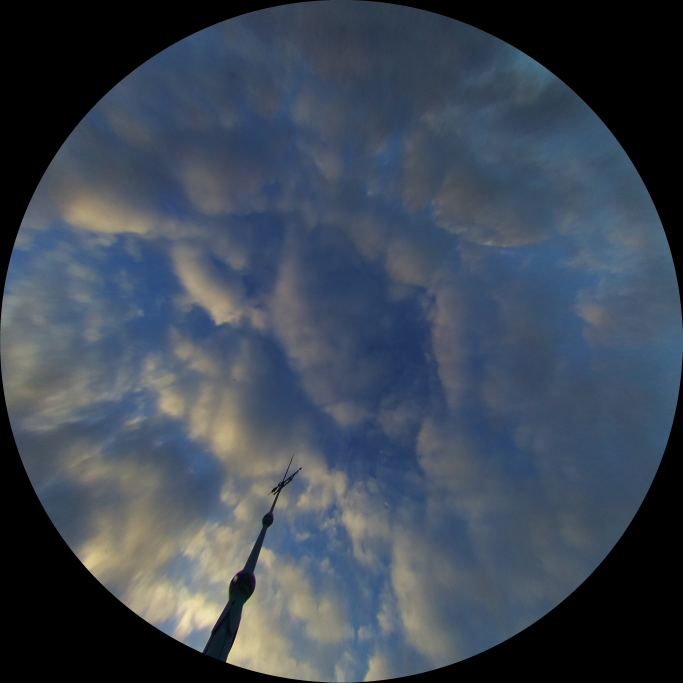
#> input picture 4_sky.jpg, 2048 x 2048 px (shown at 1/3 size)
$ python circle2.py
#> lines starting #> are read from the running program, lines starting #| are printed output that depends on the picture
import numpy as np
import cv2

#height, width = 4056, 4056
#img = np.zeros((height, width, 3), np.uint8)
#img[:, :] = [255, 255, 255]


hoehe = 2500
pixelwidth= 0.00268308 * hoehe
imagewidth: 5.49495 * hoehe


numberpixel1km = 1000/pixelwidth


image = cv2.imread('4_sky.jpg')
#> image is the input picture: shape (2048, 2048, 3); mean B, G, R 85.4, 72.1, 62
# Pixel position to draw at
row, col = 1024, 1024

cv2.circle(image, (col, row), 0, (0,0,0), 13)
cv2.circle(image,(col, row), 150, (0,0,0), 2)
cv2.circle(image,(col, row), 300, (0,0,0), 2)
cv2.circle(image,(col, row), 450, (0,0,0), 2)
cv2.circle(image,(col, row), 600, (0,0,0), 2)
cv2.circle(image,(col, row), 750, (0,0,0), 2)
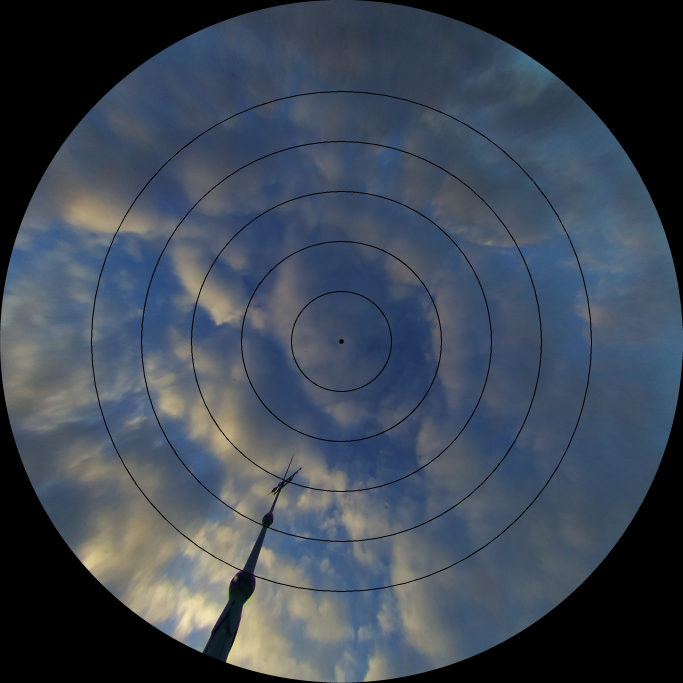
#> image: shape (2048, 2048, 3) (shown at 1/3 size); mean B, G, R 84.3, 71.2, 61.2
cv2.circle(image,(col, row), 900, (0,0,0), 2)

#kreuz
cv2.line(image,(0,1024),(2048,1024),(0,0,0),3)
cv2.line(image,(1024,0),(1024,2048),(0,0,0),3)
#diagonale
cv2.line(image,(0,2048),(2048,0),(0,0,0),3)
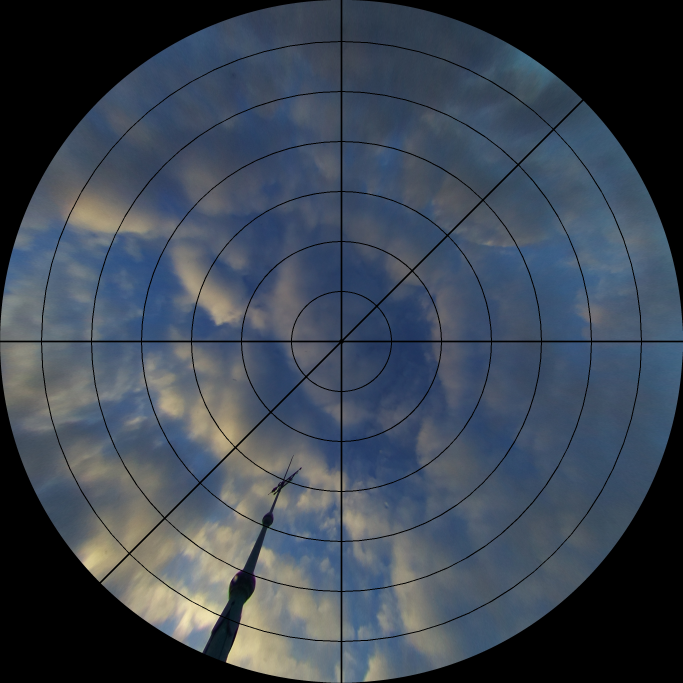
#> image: shape (2048, 2048, 3) (shown at 1/3 size); mean B, G, R 83.1, 70.2, 60.3
cv2.line(image,(0,0),(2048,2048),(0,0,0),3)

#text
font = cv2.FONT_HERSHEY_SIMPLEX
cv2.putText(image,'140 deg',(50,100), font, 3,( 255,255,255),2)
#cv2.putText(image,'Pixel width:',(1950,75), font, 2.5,( 255,255,255),2)
#cv2.putText(image,'0.00268308 * H',(2000,100), font, 2.5,( 255,255,255),2)
cv2.putText(image,'0',(990,1024), font, 1.5,( 0,0,0),2)
cv2.putText(image,'0,4*H',(950,868), font, 1.5,( 0,0,0),2)
cv2.putText(image,'0,8*H',(950,720), font, 1.5,( 0,0,0),2)
cv2.putText(image,'1,2*H',(950,570), font, 1.5,( 0,0,0),2)
cv2.putText(image,'1,6*H',(950,420), font, 1.5,( 0,0,0),2)
cv2.putText(image,'2,0*H',(950,270), font, 1.5,( 0,0,0),2)
cv2.putText(image,'2,4*H',(950,123), font, 1.5,( 0,0,0),2)

cv2.putText(image,'NORD 0',(880,50), font, 1.5,( 0,0,0),2)
cv2.putText(image,'WEST 270',(10,1015), font, 1.5,( 0,0,0),2)
cv2.putText(image,'EAST 90',(1850,1015), font, 1.5,( 0,0,0),2)
cv2.putText(image,'SOUTH 180',(850,2010), font, 1.5,( 0,0,0),2)

cv2.imwrite("4_sky_rot.jpg", image)

$ run again, with 2_sky.jpg copied over 4_sky.jpg
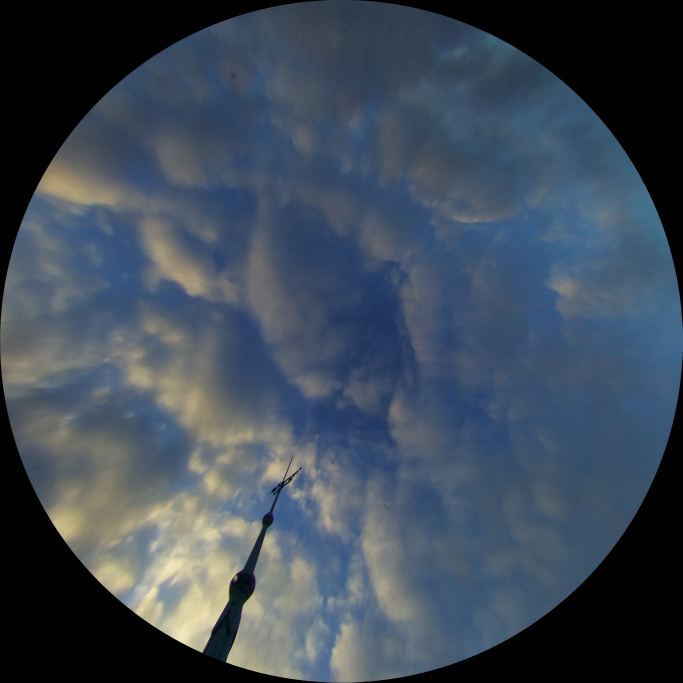
#> input picture 2_sky.jpg, 2048 x 2048 px (shown at 1/3 size)
#> image is the input picture: shape (2048, 2048, 3); mean B, G, R 88.5, 74.7, 62.8
#> `cv2.circle(image,(col, row), 750, (0,0,0), 2)`:
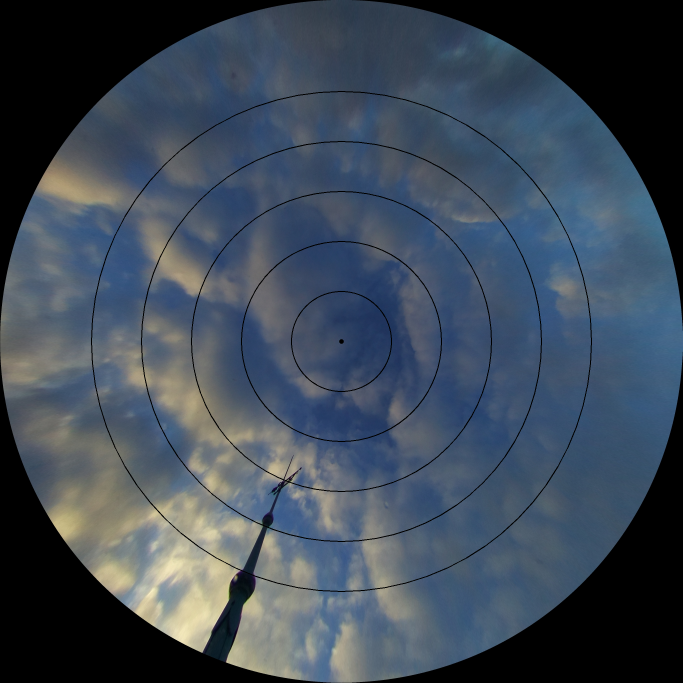
#> image: shape (2048, 2048, 3) (shown at 1/3 size); mean B, G, R 87.3, 73.7, 62
#> `cv2.line(image,(0,2048),(2048,0),(0,0,0),3)`:
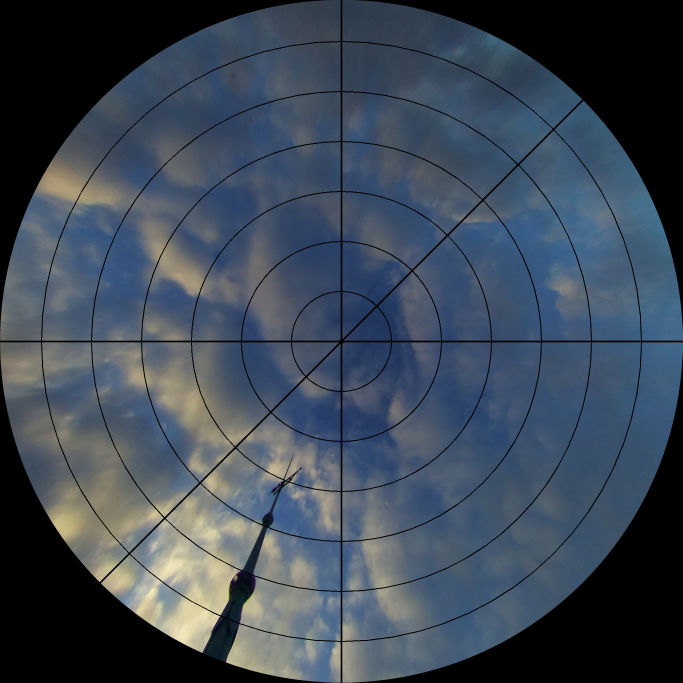
#> image: shape (2048, 2048, 3) (shown at 1/3 size); mean B, G, R 86.1, 72.7, 61.1
